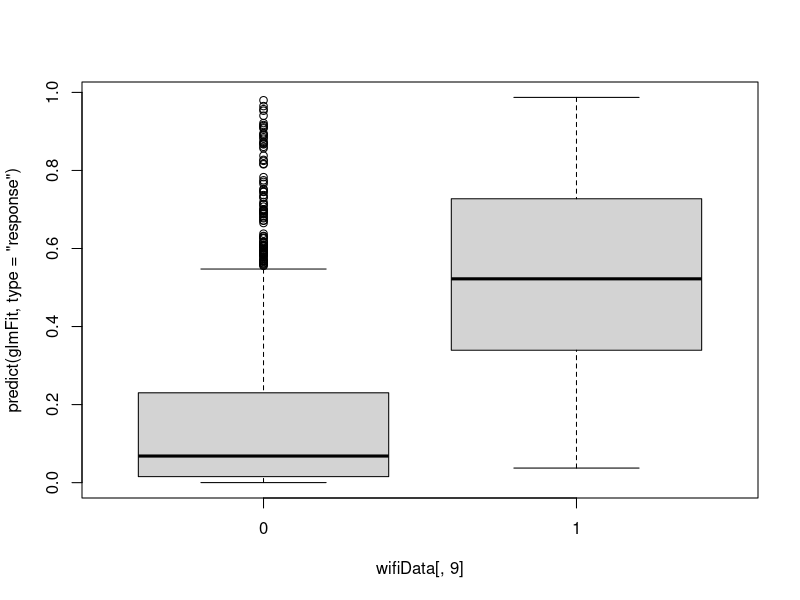
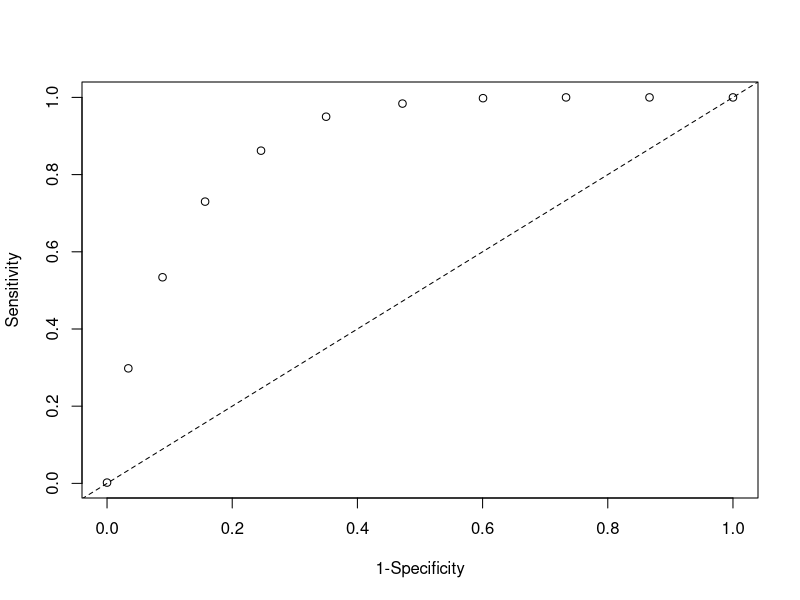
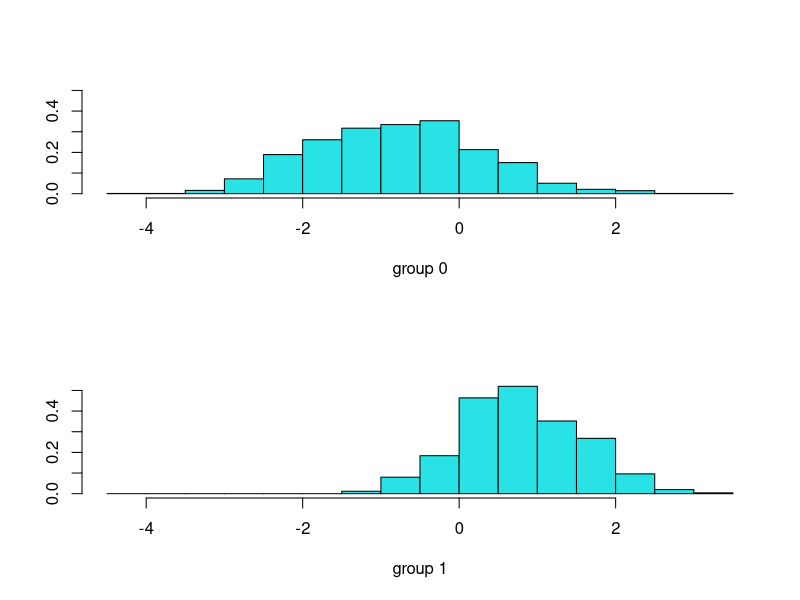
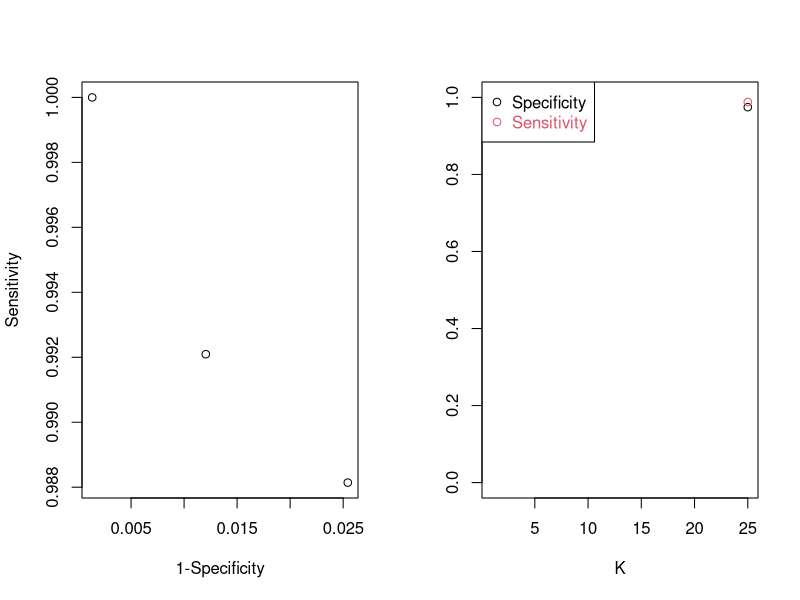

Write R code to recreate these figures, in order. (Note: this script raises an error after producing the figures.)
## ---- chunk 1
library(MASS)
library(class)
library(ggplot2)
knitr::opts_chunk$set(echo = TRUE)
## ---- chunk 2
library(MASS)
# An extra boolean column has been added to mark location=3 true or false (0, 1)
wifiData = matrix(scan("wifi_localization.txt"), ncol = 9, byrow = TRUE)
## ---- chunk 3
glmFit <- glm(V9~.,data=as.data.frame(wifiData),family=binomial)
summary(glmFit)
# p<0.05 in randomized data:
# pTmp <- NULL
# for ( iSim in 1:1000 ) {
#   wTmp <- wifiData
#   wTmp[,9] <- sample(wTmp[,9])
#   glmSim <- glm(V9~.,data=as.data.frame(wTmp),family=binomial)
#   pTmp <- rbind(pTmp,summary(glmSim)$coefficients[-1,"Pr(>|z|)"])
# }
# dim(pTmp)
# sum(pTmp<0.05)/prod(dim(pTmp))
# sum(apply(pTmp,1,min)<0.05)/nrow(pTmp)
# sum(pTmp<0.03)/prod(dim(pTmp))
# sum(apply(pTmp,1,min)<0.03)/nrow(pTmp)
## ---- chunk 4
        predict(glmFit,type="response")

boxplot(predict(glmFit,type="response")~wifiData[,9])
quantile(predict(glmFit,type="response"))
table(wifiData[,9],c("loc 3","loc not 3")[1+(predict(glmFit)>0.0)])
tblTmp <- table(wifiData[,9],c("loc 3","loc not 3")[1+(predict(glmFit,type="response")>0.5)])
tblTmp
# sensitivity for predicting "loc 3":
tblTmp[2,2] / sum(tblTmp[2,])
# specificity for predicting "loc not 3":
tblTmp[1,1] / sum(tblTmp[1,])
rocDatTmp <- NULL

# scratch
p <- predict(glmFit,type="response")

for ( qTmp in quantile(predict(glmFit,type="response"),(0:10)/10) ) {
  tblTmp <- table(wifiData[,9], factor(c("loc 3", "loc not 3")[1+(predict(glmFit, type="response")>=qTmp)], c("loc 3", "loc not 3")))
  cat(qTmp,tblTmp[2,2] / sum(tblTmp[2,]),tblTmp[1,1] / sum(tblTmp[1,]),fill=TRUE)
  rocDatTmp <- rbind(rocDatTmp,c(1-tblTmp[1,1] / sum(tblTmp[1,]),tblTmp[2,2] / sum(tblTmp[2,])))
}
plot(rocDatTmp,ylab="Sensitivity",xlab="1-Specificity")
abline(0,1,lty=2)
## ---- chunk 5
wifiLDA <- lda(V9~.,data=as.data.frame(wifiData))
plot(wifiLDA)
tblTmp <- table(wifiData[,9], predict(wifiLDA, newdata=as.data.frame(wifiData))$class)
tblTmp[2,2] / sum(tblTmp[2,])
tblTmp[1,1] / sum(tblTmp[1,])
## ---- chunk 6
table(wifiData[,9], c(0,1)[1 + (predict(wifiLDA, newdata=as.data.frame(wifiData), type="response")$x > quantile(predict(wifiLDA, type="response")$x, 0.85))])
## ---- chunk 7
library(MASS)
# debug(qda)
wifiDataFrame <- as.data.frame(wifiData)
colnames(wifiDataFrame) = c("V1","V2","V3","V4","V5","V6","V7","V8","V9")
wifiQDA <- qda(V9~., data=wifiDataFrame[,-8])
# plot(wifiQDA)
tblTmp <- table(wifiData[,9], predict(wifiQDA, newdata=as.data.frame(wifiData))$class)
tblTmp[2,2] / sum(tblTmp[2,])
tblTmp[1,1] / sum(tblTmp[1,])
## ---- chunk 8
##?knn
trainIds = sample(1:nrow(wifiData), 1000);
testIds = sample(1:nrow(wifiData), 1000);
wifiKNN <- knn(train = as.matrix(wifiData[trainIds,]), test = as.matrix(wifiData[testIds,]), cl = as.matrix(wifiData[trainIds,9]), k = 1)
tblTmp <- table(wifiData[testIds,9], wifiKNN)
tblTmp
tblTmp[2,2] / sum(tblTmp[2,])
tblTmp[1,1] / sum(tblTmp[1,])
# KNN on all useable attributes:
wifiDataScaled <- wifiData
wifiDataScaled <- scale(wifiDataScaled)

rocDatTmp <- NULL
for ( kTmp in c(1, 5, 25) ) {
  #knnTmp <- knn(train = as.matrix(wifiData[,1:7]), test = as.matrix(wifiData[,1:7]), cl = wifiData[,9], k=kTmp)
  knnTmp <- knn(train = as.matrix(wifiData[trainIds,]), test = as.matrix(wifiData[testIds,]), cl = as.matrix(wifiData[trainIds,9]), k = kTmp)
  tblTmp <- table(wifiData[testIds,9], knnTmp)
  print(paste0("K = ", kTmp))
  print(tblTmp)
  rocDatTmp <- rbind(rocDatTmp, c(kTmp, 1-tblTmp[1,1] / sum(tblTmp[1, ]), tblTmp[2, 2] / sum(tblTmp[2, ])))
}
old.par <- par(mfrow=c(1,2))
plot(rocDatTmp[,-1],xlab="1-Specificity",ylab="Sensitivity")
abline(0,1,lty=2)
plot(rocDatTmp[,1],1-rocDatTmp[,2],xlab="K",ylab="",ylim=c(0,1))
points(rocDatTmp[,1],rocDatTmp[,3],col=2)
legend("topleft",c("Specificity","Sensitivity"),col=1:2,pch=1,text.col=1:2)
par(old.par)
## ---- chunk 9
table(wifiData[,9], c(0,1)[1 + (predict(wifiKNN, newdata=as.data.frame(wifiData), type="response")$x > quantile(predict(wifiKNN, type="response")$x, 0.85))])
